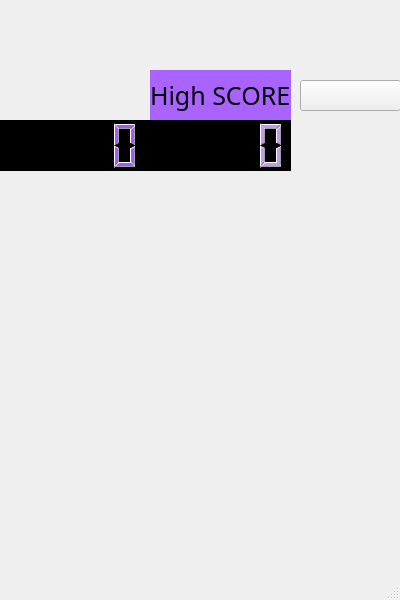
<?xml version="1.0" encoding="UTF-8"?>
<ui version="4.0">
 <class>MainWindow</class>
 <widget class="QMainWindow" name="MainWindow">
  <property name="geometry">
   <rect>
    <x>0</x>
    <y>0</y>
    <width>400</width>
    <height>600</height>
   </rect>
  </property>
  <property name="minimumSize">
   <size>
    <width>400</width>
    <height>600</height>
   </size>
  </property>
  <property name="maximumSize">
   <size>
    <width>400</width>
    <height>600</height>
   </size>
  </property>
  <property name="windowTitle">
   <string>MainWindow</string>
  </property>
  <property name="autoFillBackground">
   <bool>true</bool>
  </property>
  <property name="styleSheet">
   <string notr="true"/>
  </property>
  <widget class="QWidget" name="centralWidget">
   <widget class="QLabel" name="label">
    <property name="geometry">
     <rect>
      <x>0</x>
      <y>0</y>
      <width>400</width>
      <height>70</height>
     </rect>
    </property>
    <property name="text">
     <string/>
    </property>
    <property name="pixmap">
     <pixmap resource="image.qrc">:/background.jpg</pixmap>
    </property>
    <property name="scaledContents">
     <bool>true</bool>
    </property>
   </widget>
   <widget class="QPushButton" name="pushButton">
    <property name="geometry">
     <rect>
      <x>300</x>
      <y>80</y>
      <width>101</width>
      <height>31</height>
     </rect>
    </property>
    <property name="focusPolicy">
     <enum>Qt::NoFocus</enum>
    </property>
    <property name="text">
     <string/>
    </property>
    <property name="icon">
     <iconset resource="image.qrc">
      <normaloff>:/newgame.jpg</normaloff>:/newgame.jpg</iconset>
    </property>
    <property name="iconSize">
     <size>
      <width>100</width>
      <height>35</height>
     </size>
    </property>
   </widget>
   <widget class="QLCDNumber" name="lcdNumber">
    <property name="geometry">
     <rect>
      <x>0</x>
      <y>120</y>
      <width>150</width>
      <height>51</height>
     </rect>
    </property>
    <property name="font">
     <font>
      <family>AR BERKLEY</family>
     </font>
    </property>
    <property name="styleSheet">
     <string notr="true">color: rgb(170, 85, 255);
background-color: rgb(0, 0, 0);</string>
    </property>
   </widget>
   <widget class="QLabel" name="label_2">
    <property name="geometry">
     <rect>
      <x>0</x>
      <y>70</y>
      <width>151</width>
      <height>51</height>
     </rect>
    </property>
    <property name="text">
     <string/>
    </property>
    <property name="pixmap">
     <pixmap resource="image.qrc">:/score.jpg</pixmap>
    </property>
    <property name="scaledContents">
     <bool>true</bool>
    </property>
   </widget>
   <widget class="QLabel" name="label_3">
    <property name="geometry">
     <rect>
      <x>150</x>
      <y>70</y>
      <width>141</width>
      <height>51</height>
     </rect>
    </property>
    <property name="font">
     <font>
      <family>AR JULIAN</family>
      <pointsize>19</pointsize>
     </font>
    </property>
    <property name="styleSheet">
     <string notr="true">background-color: rgb(169, 99, 255)</string>
    </property>
    <property name="text">
     <string>High SCORE</string>
    </property>
   </widget>
   <widget class="QLCDNumber" name="lcdNumber_2">
    <property name="geometry">
     <rect>
      <x>150</x>
      <y>120</y>
      <width>141</width>
      <height>51</height>
     </rect>
    </property>
    <property name="styleSheet">
     <string notr="true">color: rgb(204, 146, 255);
background-color: rgb(0, 0, 0)</string>
    </property>
   </widget>
  </widget>
  <widget class="QStatusBar" name="statusBar"/>
 </widget>
 <layoutdefault spacing="6" margin="11"/>
 <resources>
  <include location="image.qrc"/>
 </resources>
 <connections/>
</ui>
